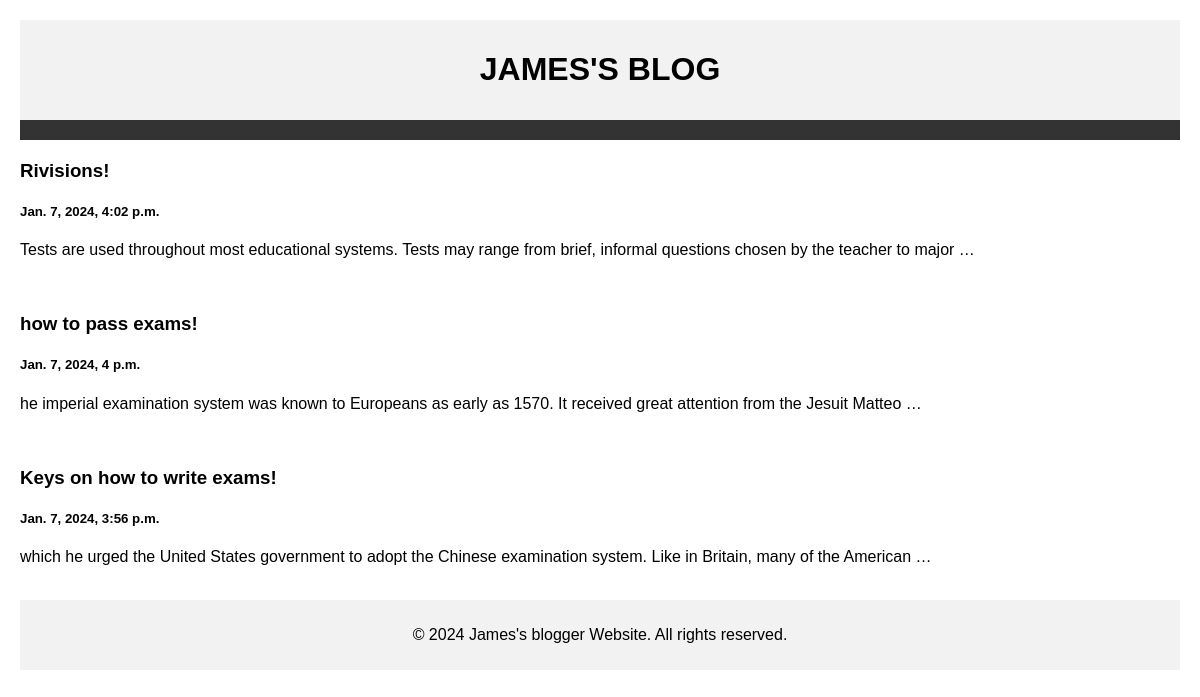
The page / on the database its author committed.
### newapp/models.py (models this page shows)
class Post(models.Model):
    title=models.CharField(max_length=100)
    body=models.CharField(max_length=1000000)
    created_at=models.DateTimeField(default=datetime.now, blank=True)

### newapp/views.py (the view)
# urls.py: path('', views.index, name="index"),
def index(request):
    posts=Post.objects.all()
    return render(request,'index.html', {'posts': posts})

### templates/index.html (shortened to what this page needs)
<!DOCTYPE html>
<html lang="en">
  <head>
  </head>
  <body>
    <header>
      <h1>JAMES'S BLOG</h1>
    </header>
    <nav>
    </nav>
     {% for post in posts reversed %}
    <main>
      <a style="text-decoration:none; color:black;" href="/post/{{post.id}}">
      <h3>{{post.title}}!</h3>
      <h5>{{post.created_at}}</h5>
      <p>
       {{post.body|truncatewords:20}}
      </p>
    </a>
    </main><br>
    {% endfor %}
    <footer>
      <p>&copy; 2024 James's blogger Website. All rights reserved.</p>
    </footer>
  </body>
</html>

### templates/index.html (style rules this page uses)
body { font-family: Arial, sans-serif; margin: 20px; padding: 0; }
header { text-align: center; background-color: #f2f2f2; padding: 10px; }
nav { display: flex; justify-content: center; background-color: #333; padding: 10px; }
main { margin-top: 20px; }
footer { text-align: center; padding: 10px; background-color: #f2f2f2; }

### rows shown on the page
Post: title "Rivisions", created_at "Jan. 7, 2024, 4:02 p.m.", body "Tests are used throughout most educational systems. Tests may range from brief, informal questions chosen by the teacher to major …"
Post: title "how to pass exams", created_at "Jan. 7, 2024, 4 p.m.", body "he imperial examination system was known to Europeans as early as 1570. It received great attention from the Jesuit Matteo …"
Post: title "Keys on how to write exams", created_at "Jan. 7, 2024, 3:56 p.m.", body "which he urged the United States government to adopt the Chinese examination system. Like in Britain, many of the American …"
